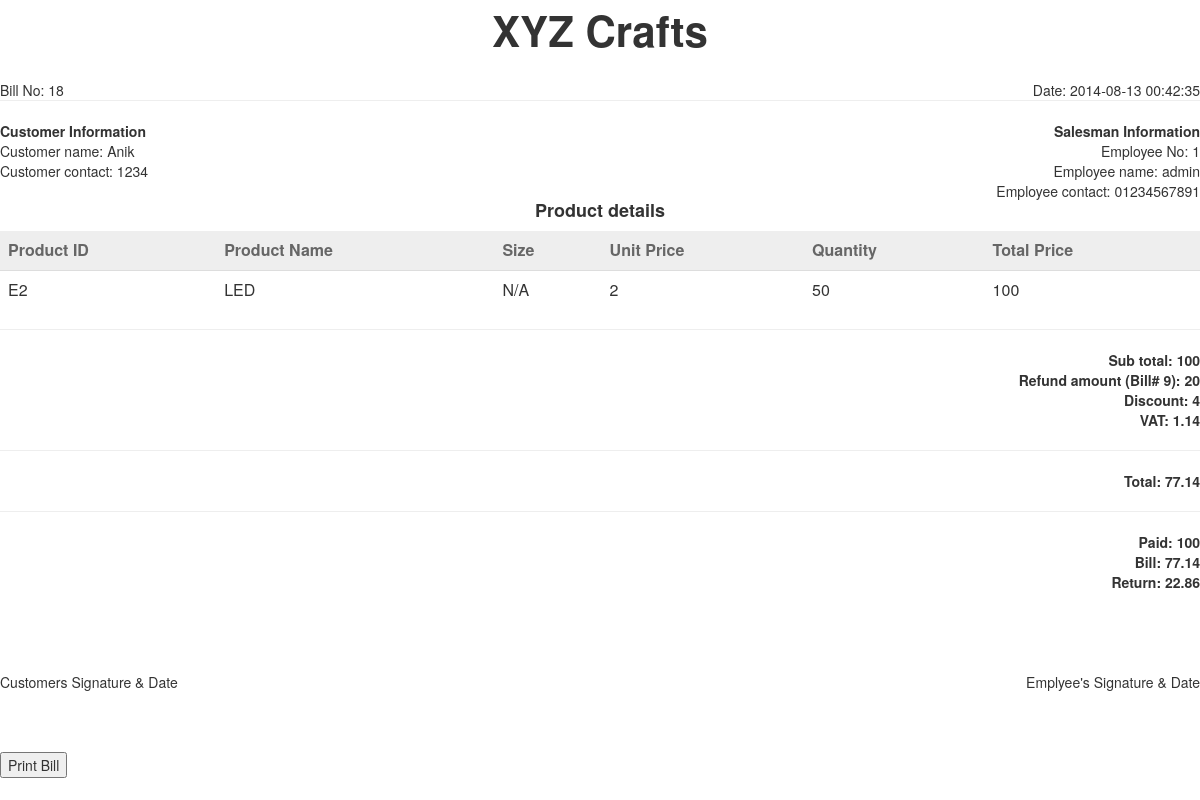
/showBill.php?x=18, run on the app's committed database.
### tables this page shows
CREATE TABLE IF NOT EXISTS `company` (
  `company_id` int(11) NOT NULL AUTO_INCREMENT,
  `company_name` varchar(50) NOT NULL,
  `company_logo` varchar(100) DEFAULT NULL,
  PRIMARY KEY (`company_id`)
);

CREATE TABLE IF NOT EXISTS `invoices` (
  `invoice_id` int(11) NOT NULL AUTO_INCREMENT,
  `selling_date` datetime NOT NULL,
  `customer_id` int(11) NOT NULL,
  `employee_no` varchar(15) DEFAULT NULL,
  `amount` double NOT NULL,
  `discount` double NOT NULL,
  `vat` double NOT NULL,
  `cash_given` double NOT NULL,
  `cash_back` double NOT NULL,
  PRIMARY KEY (`invoice_id`)
);

CREATE TABLE IF NOT EXISTS `customers` (
  `customer_id` int(11) NOT NULL AUTO_INCREMENT,
  `customer_name` varchar(50) NOT NULL,
  `customer_contact` varchar(15) NOT NULL,
  PRIMARY KEY (`customer_id`)
);

CREATE TABLE IF NOT EXISTS `accounts` (
  `account_id` int(11) NOT NULL AUTO_INCREMENT,
  `employee_no` varchar(15) DEFAULT NULL,
  `employee_name` varchar(50) NOT NULL,
  `employee_phone` varchar(15) DEFAULT NULL,
  `employee_address` varchar(100) DEFAULT NULL,
  `employee_national_id` varchar(50) DEFAULT NULL,
  `password` varchar(50) NOT NULL,
  `is_admin` int(1) NOT NULL,
  PRIMARY KEY (`account_id`)
);

CREATE TABLE IF NOT EXISTS `sales` (
  `sales_id` int(11) NOT NULL AUTO_INCREMENT,
  `invoice_id` int(11) NOT NULL,
  `product_id` varchar(15) NOT NULL,
  `quantity` int(11) NOT NULL,
  `return_quantity` int(11) NOT NULL,
  PRIMARY KEY (`sales_id`)
);

CREATE TABLE IF NOT EXISTS `products` (
  `products_pk` int(11) NOT NULL AUTO_INCREMENT,
  `product_id` varchar(15) NOT NULL,
  `product_name` varchar(50) NOT NULL,
  `product_type` int(11) NOT NULL,
  `product_category` int(11) NOT NULL,
  `product_size` varchar(15) DEFAULT NULL,
  `product_price` double NOT NULL,
  `buying_price` double NOT NULL,
  PRIMARY KEY (`products_pk`)
);

CREATE TABLE IF NOT EXISTS `returns` (
  `return_id` int(11) NOT NULL AUTO_INCREMENT,
  `return_date` datetime NOT NULL,
  `invoice_id` int(11) NOT NULL,
  `product_id` varchar(15) NOT NULL,
  `quantity` int(11) NOT NULL,
  `amount` double NOT NULL,
  `refund_invoice_id` int(11) NOT NULL,
  PRIMARY KEY (`return_id`)
);

### showBill.php (the view, shortened to what this page needs)
<?php
	echo "<div id='billTitle'>";
	showTitle();
	echo "</div>";
	if(isset($_GET['x'])){
		$invoiceId=$_GET['x'];
		$sql="SELECT amount,invoice_id,return_id FROM returns WHERE refund_invoice_id='$invoiceId'";
		$result=mysql_query($sql);
		if(mysql_num_rows($result)){
			$row=mysql_fetch_array($result);
			$returnAmount=$row['amount'];
			$returnBillId=$row['invoice_id'];
		}else{
			$returnAmount=0;
		}
		$sql="SELECT selling_date,discount,vat,cash_given,cash_back,customer_name,customer_contact,accounts.employee_no,employee_name,employee_phone FROM invoices JOIN customers ON invoices.customer_id=customers.customer_id JOIN accounts ON invoices.employee_no=accounts.employee_no WHERE invoices.invoice_id='$invoiceId'";
		$result=mysql_query($sql);
		$row=mysql_fetch_array($result);
		$sellingDate=$row['selling_date'];
		$customerName=$row['customer_name'];
		$customerContact=$row['customer_contact'];
		$employeeNo=$row['employee_no'];
		$employeeName=$row['employee_name'];
		$employeeContact=$row['employee_phone'];
		$discount=$row['discount'];
		$vat=$row['vat'];
		$cashGiven=$row['cash_given'];
		echo "
		<br>
		<div id='leftDiv'>Bill No: $invoiceId</div>
		<div id='rightDiv'>Date: $sellingDate</div>
		<hr>
		<div id='leftDiv70'>
		<b>Customer Information</b><br>
		Customer name: $customerName<br>
		Customer contact: $customerContact<br>
		</div>
		<div id='rightDiv30'>
		<b>Salesman Information</b><br>
		Employee No: $employeeNo<br>
		Employee name: $employeeName<br>
		Employee contact: $employeeContact<br>
		</div>
		<div id='billTable'>
		<h4><p align='center'><b>Product details</b></p></h4>
		";
		$sql="SELECT * FROM sales JOIN products ON sales.product_id=products.product_id WHERE invoice_id='$invoiceId'";
		$result=mysql_query($sql);
		echo "
		<table class='table table-responsive sortable'>
			<thead>
				<tr>
					<td>Product ID</td>
					<td>Product Name</td>
					<td>Size</td>
					<td>Unit Price</td>
					<td>Quantity</td>
					<td>Total Price</td>
				</tr>
			</thead>
			<tbody>
		";
		$sum=0;
		while($row=mysql_fetch_array($result)){
			$productId=$row['product_id'];
			$productName=$row['product_name'];
			$productSize=$row['product_size'];
			$productPrice=$row['product_price'];
			$quantity=$row['quantity'];
			$total=$productPrice*$quantity;
			$sum+=$total;
			if($productSize===""){
				$productSize="N/A";
			}
			echo "
				<tr>
					<td>$productId</td>
					<td>$productName</td>
					<td>$productSize</td>
					<td>$productPrice</td>
					<td>$quantity</td>
					<td>$total</td>
				</tr>
			";
		}
echo "
			</tbody>
		</table>
		<hr>
		<div id='billTotal'>";
		$subTotal=$sum;
		$sum-=$returnAmount;
		$totalDiscount=($sum*$discount/100);
		$totalVat=(($sum-$totalDiscount)*$vat/100);
		$finalSum=$sum-$totalDiscount+$totalVat;
		$cashBack=$cashGiven-$finalSum;
		if($returnAmount>0){
			echo "
			Sub total: $subTotal<br>
			Refund amount (Bill# $returnBillId): $returnAmount<br>
			";
		}else{
			echo "
			Sub total: $subTotal<br>
			";
		}
		if($totalDiscount>0 && $totalVat>0){
			echo "
			Discount: $totalDiscount<br>
			VAT: $totalVat<br>
			<hr>
			";
		}else if($totalDiscount>0){
			echo "
			Discount: $totalDiscount<br>
			<hr>
			";
		}else if($totalVat>0){
			echo "
			VAT: $totalVat<br>
			<hr>
			";
		}
		echo "
			Total: $finalSum<br>
			<hr>
			Paid: $cashGiven<br>
			Bill: $finalSum<br>
			Return: $cashBack<br>
		</div>
		</div>
		<br><br><br><br>
		<div id='leftDiv'>
			Customers Signature & Date
		</div>
		<div id='rightDiv'>
			Emplyee's Signature & Date
		</div><br><br><br><br>
		";
	}
	function showTitle(){
	    $sql="SELECT company_name FROM company";
	    $result=mysql_query($sql);
	    $row=mysql_fetch_array($result);
	    $companyName=$row['company_name'];
	    echo $companyName;
  	}
?>
<!DOCTYPE html>
<html>
<head>
  <link rel="stylesheet" type="text/css" href="apiFiles/bootstrap.css">
  <link rel="stylesheet" type="text/css" href="apiFiles/bootstrap-theme.css">
  <link rel="stylesheet" type="text/css" href="css/pageStyle.css">
</head>
<body>
	<div>
		<button onclick="printBill();" id="printButton">Print Bill</button>
	</div>
</body>
</html>

### css/pageStyle.css (style rules this page uses)
table.sortable thead { background-color:#eee; color:#666666; font-weight: bold; cursor: default; }
#rightDiv { float: right; }
#leftDiv { float: left; }
#billTitle { text-align: center; font-size: 3em; font-weight: bold; }
#billTable { //display:inline-block; clear: both; width:100%; }
#rightDiv30 { float: right; width: 50%; text-align:right ; }
#leftDiv70 { float: left; width: 50%; }
#billTotal { font-size: 1em; font-weight: bold; text-align: right; }

### data on the page
company: company_name "XYZ Crafts"
invoices: selling_date "2014-08-13 00:42:35", customer.customer_name "Anik", customer.customer_contact "1234", accounts.employee_no "1", accounts.employee_name "admin", accounts.employee_phone "01234567891", discount "4", totalVat "1.14", finalSum "77.14", cash_given "100", cashBack "22.86"
sales: products.product_id "E2", products.product_name "LED", products.product_size "N/A", products.product_price "2", quantity "50", quantity.product_price "100"
returns: invoice "9", amount "20"

### other printed values
$invoiceId "18"
$subTotal "100"
